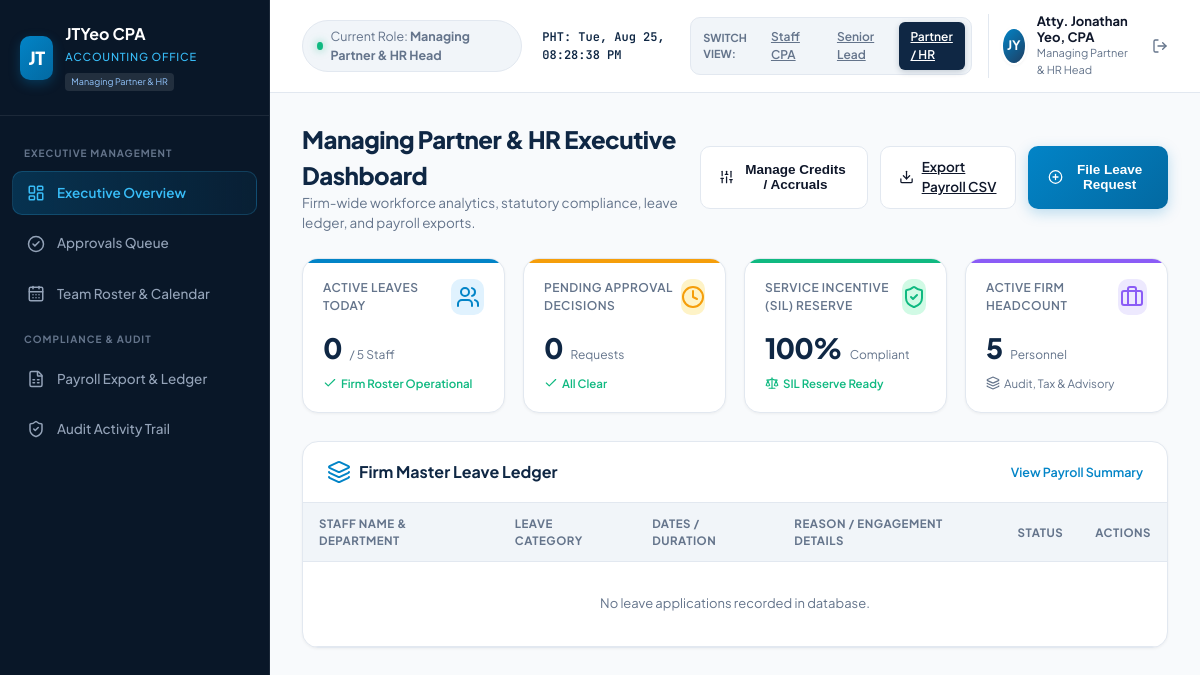
/admin_dashboard.php (signed in), run on an earlier commit of the app's database.
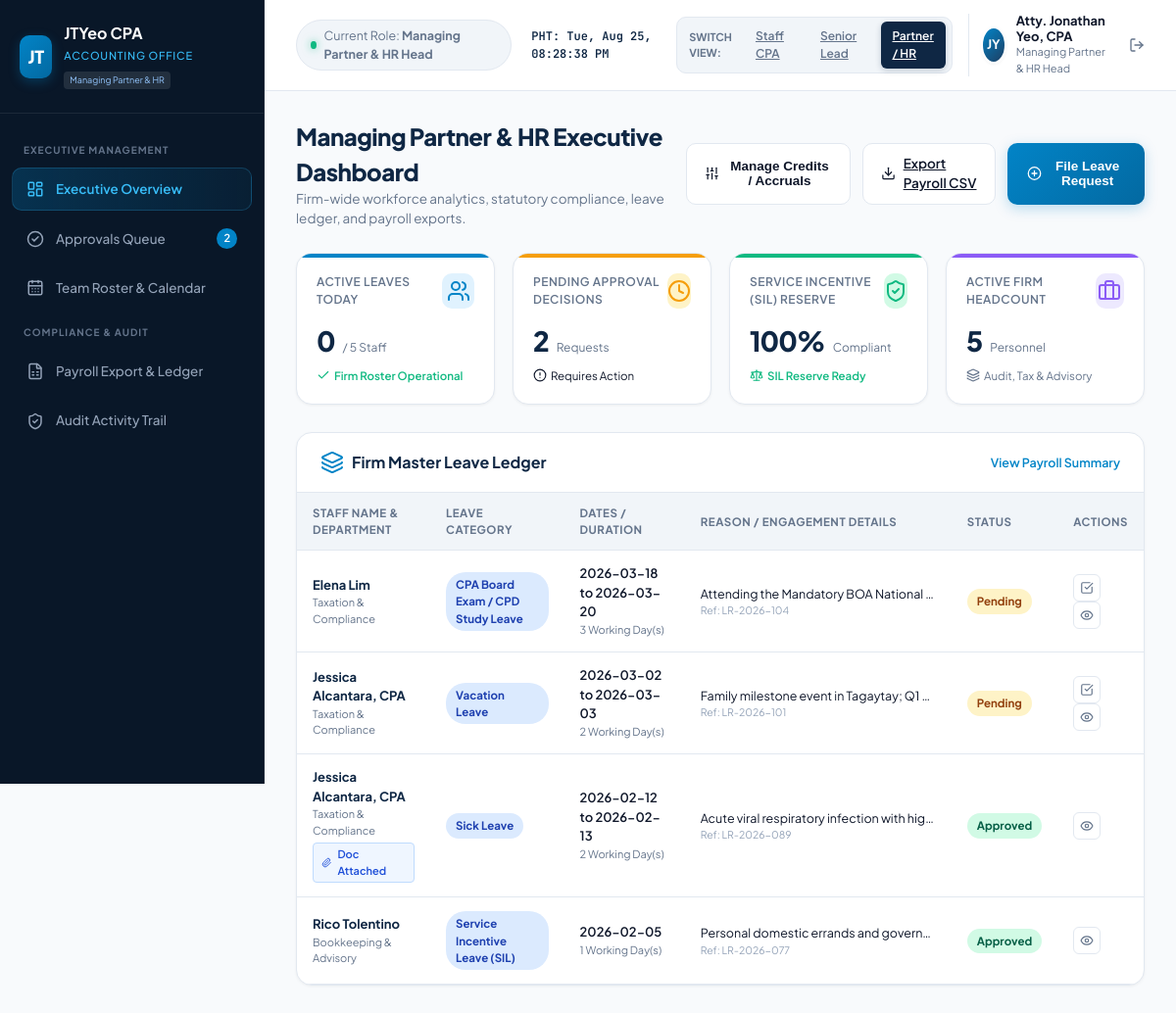
And on a later commit of the database.
### tables this page shows
CREATE TABLE leave_requests (
            id INTEGER PRIMARY KEY AUTOINCREMENT,
            ref_no TEXT UNIQUE NOT NULL,
            user_id INTEGER NOT NULL,
            leave_type TEXT NOT NULL, -- 'SIL', 'VL', 'SL', 'SoloParent', 'MagnaCarta', 'VAWC', 'Emergency'
            leave_type_label TEXT NOT NULL,
            start_date DATE NOT NULL,
            end_date DATE NOT NULL,
            days_count REAL NOT NULL,
            duration_mode TEXT DEFAULT 'full',
            reason TEXT NOT NULL,
            attachment_path TEXT,
            status TEXT DEFAULT 'Pending', -- 'Pending', 'Approved', 'Rejected'
            approver_name TEXT,
            rejection_reason TEXT,
            created_at DATETIME DEFAULT CURRENT_TIMESTAMP,
            decided_at DATETIME,
            FOREIGN KEY (user_id) REFERENCES users(id) ON DELETE CASCADE
        );

CREATE TABLE users (
            id INTEGER PRIMARY KEY AUTOINCREMENT,
            name TEXT NOT NULL,
            email TEXT UNIQUE NOT NULL,
            password TEXT NOT NULL,
            role TEXT NOT NULL, -- 'staff', 'supervisor', 'admin'
            department TEXT NOT NULL,
            title TEXT NOT NULL,
            avatar_initials TEXT NOT NULL,
            created_at DATETIME DEFAULT CURRENT_TIMESTAMP
        );

### auth.php (called while the page is built, shortened)
<?php
require_once __DIR__ . '/config/db.php';
function getCurrentUser() {
    global $pdo;
    $stmt = $pdo->prepare("
        SELECT u.*, b.sil_balance, b.vl_balance, b.sl_balance, b.solo_parent_balance
        FROM users u
        LEFT JOIN leave_balances b ON u.id = b.user_id
        WHERE u.id = ?
    ");
    $stmt->execute([$_SESSION['user_id']]);
    return $stmt->fetch();
}

### admin_dashboard.php (the view, shortened to what this page needs)
<?php
require_once __DIR__ . '/auth.php';
$user = getCurrentUser();
$approvalsStmt = $pdo->query("
    SELECT r.*, u.name as employee_name, u.department, u.title, u.avatar_initials
    FROM leave_requests r
    JOIN users u ON r.user_id = u.id
    WHERE r.status = 'Pending'
    ORDER BY r.created_at ASC
");
$pendingApprovals = $approvalsStmt->fetchAll();
$pendingCount = count($pendingApprovals);
$leaveReqStmt = $pdo->query("
    SELECT r.*, u.name as employee_name, u.department, u.title, u.avatar_initials
    FROM leave_requests r
    JOIN users u ON r.user_id = u.id
    ORDER BY r.created_at DESC
");
$leaveRequests = $leaveReqStmt->fetchAll();
$activeLeavesStmt = $pdo->query("
    SELECT r.*, u.name as employee_name, u.title, u.avatar_initials
    FROM leave_requests r
    JOIN users u ON r.user_id = u.id
    WHERE r.status = 'Approved' AND date('now') <= r.end_date
    ORDER BY r.start_date ASC
");
$activeLeaves = $activeLeavesStmt->fetchAll();
$allUsersStmt = $pdo->query("SELECT id, name, department, title FROM users ORDER BY department ASC, name ASC");
$allUsers = $allUsersStmt->fetchAll();
?>
<!DOCTYPE html>
<html lang="en">
<head>
  <link rel="stylesheet" href="style.css">
  <link href="https://cdn.jsdelivr.net/npm/fullcalendar@5.11.3/main.min.css" rel="stylesheet">
</head>
<body>
  <div class="app-container">
    <aside class="sidebar">
      <div class="brand-section">
        <div class="brand-logo">JT</div>
        <div class="brand-info">
          <h2>JTYeo CPA</h2>
          <span>Accounting Office</span>
          <div class="firm-badge">Managing Partner & HR</div>
        </div>
      </div>
      <nav class="sidebar-nav">
        <div class="nav-category">Executive Management</div>
        <a class="nav-item active" data-tab="my-portal" onclick="switchTab('my-portal')">
          <i data-lucide="layout-dashboard"></i>
          <span>Executive Overview</span>
        </a>
        <a class="nav-item" data-tab="approvals" onclick="switchTab('approvals')">
          <i data-lucide="check-circle-2"></i>
          <span>Approvals Queue</span>
          <?php if ($pendingCount > 0): ?>
            <span class="nav-badge" id="pendingApprovalsBadge"><?= $pendingCount ?></span>
          <?php endif; ?>
        </a>
        <a class="nav-item" data-tab="team-calendar" onclick="switchTab('team-calendar')">
          <i data-lucide="calendar-days"></i>
          <span>Team Roster & Calendar</span>
        </a>
        <div class="nav-category">Compliance & Audit</div>
        <a class="nav-item" data-tab="reports" onclick="switchTab('reports')">
          <i data-lucide="file-spreadsheet"></i>
          <span>Payroll Export & Ledger</span>
        </a>
        <a class="nav-item" data-tab="audit-trail" onclick="switchTab('audit-trail')">
          <i data-lucide="shield-check"></i>
          <span>Audit Activity Trail</span>
        </a>
      </nav>
    </aside>
    <main class="main-wrapper">
      <header class="top-header">
        <div class="header-left">
          <div class="firm-status">
            <span class="status-dot"></span>
            <span>Current Role: <strong>Managing Partner & HR Head</strong></span>
          </div>
          <div class="ph-time" id="liveClock">PHT: Loading...</div>
        </div>
        <div class="header-right">
          <div class="role-switcher-container">
            <span class="role-switcher-label">Switch View:</span>
            <a href="actions/switch_role.php?role=staff" class="role-btn">Staff CPA</a>
            <a href="actions/switch_role.php?role=supervisor" class="role-btn">Senior Lead</a>
            <a href="actions/switch_role.php?role=admin" class="role-btn active">Partner / HR</a>
          </div>
          <div class="user-profile">
            <div class="avatar"><?= htmlspecialchars($user['avatar_initials']) ?></div>
            <div class="profile-meta">
              <div class="user-name"><?= htmlspecialchars($user['name']) ?></div>
              <div class="user-role"><?= htmlspecialchars($user['title']) ?></div>
            </div>
            <a href="logout.php" title="Sign Out" style="margin-left: 8px; color: var(--text-muted); display:flex; align-items:center;">
              <i data-lucide="log-out" style="width: 16px; height: 16px;"></i>
            </a>
          </div>
        </div>
      </header>
      <div class="content-area">
        <div id="tab-my-portal" class="tab-pane">
          <div class="page-header">
            <div class="page-title">
              <h1>Managing Partner & HR Executive Dashboard</h1>
              <p>Firm-wide workforce analytics, statutory compliance, leave ledger, and payroll exports.</p>
            </div>
            <div class="header-actions">
              <button class="btn-secondary" onclick="openModal('adjustModal')">
                <i data-lucide="sliders"></i>
                <span>Manage Credits / Accruals</span>
              </button>
              <a href="actions/export_payroll_csv.php" class="btn-secondary">
                <i data-lucide="download"></i>
                <span>Export Payroll CSV</span>
              </a>
              <button class="btn-primary" onclick="openModal('applyModal')">
                <i data-lucide="plus-circle"></i>
                <span>File Leave Request</span>
              </button>
            </div>
          </div>
          <div class="kpi-grid">
            <div class="kpi-card blue">
              <div class="kpi-header"><span class="kpi-label">Active Leaves Today</span><div class="kpi-icon"><i data-lucide="users"></i></div></div>
              <div class="kpi-value-row"><span class="kpi-value"><?= count($activeLeaves) ?></span><span class="kpi-sub">/ <?= count($allUsers) ?> Staff</span></div>
              <div class="kpi-footer positive"><i data-lucide="check" style="width:14px;height:14px;"></i><span>Firm Roster Operational</span></div>
            </div>
            <div class="kpi-card amber">
              <div class="kpi-header"><span class="kpi-label">Pending Approval Decisions</span><div class="kpi-icon"><i data-lucide="clock"></i></div></div>
              <div class="kpi-value-row"><span class="kpi-value"><?= $pendingCount ?></span><span class="kpi-sub">Requests</span></div>
              <div class="kpi-footer <?= $pendingCount > 0 ? 'warning' : 'positive' ?>">
                <i data-lucide="<?= $pendingCount > 0 ? 'alert-circle' : 'check' ?>" style="width:14px;height:14px;"></i>
                <span><?= $pendingCount > 0 ? 'Requires Action' : 'All Clear' ?></span>
              </div>
            </div>
            <div class="kpi-card green">
              <div class="kpi-header"><span class="kpi-label">Service Incentive (SIL) Reserve</span><div class="kpi-icon"><i data-lucide="shield-check"></i></div></div>
              <div class="kpi-value-row"><span class="kpi-value">100%</span><span class="kpi-sub">Compliant</span></div>
              <div class="kpi-footer positive"><i data-lucide="scale" style="width:14px;height:14px;"></i><span>SIL Reserve Ready</span></div>
            </div>
            <div class="kpi-card purple">
              <div class="kpi-header"><span class="kpi-label">Active Firm Headcount</span><div class="kpi-icon"><i data-lucide="briefcase"></i></div></div>
              <div class="kpi-value-row"><span class="kpi-value"><?= count($allUsers) ?></span><span class="kpi-sub">Personnel</span></div>
              <div class="kpi-footer neutral"><i data-lucide="layers" style="width:14px;height:14px;"></i><span>Audit, Tax & Advisory</span></div>
            </div>
          </div>
          <div class="dashboard-card">
            <div class="card-head">
              <h3><i data-lucide="layers" style="color:var(--accent);"></i> Firm Master Leave Ledger</h3>
              <span class="card-action" onclick="switchTab('reports')">View Payroll Summary</span>
            </div>
            <div class="table-responsive">
              <table class="custom-table">
                <thead>
                  <tr>
                    <th>Staff Name & Department</th>
                    <th>Leave Category</th>
                    <th>Dates / Duration</th>
                    <th>Reason / Engagement Details</th>
                    <th>Status</th>
                    <th>Actions</th>
                  </tr>
                </thead>
                <tbody>
                  <?php if (empty($leaveRequests)): ?>
                    <tr><td colspan="6" style="text-align:center; padding:32px; color:var(--text-muted);">No leave applications recorded in database.</td></tr>
                  <?php else: ?>
                    <?php foreach ($leaveRequests as $req): ?>
                      <tr>
                        <td>
                          <div style="font-weight:700; color:var(--primary);"><?= htmlspecialchars($req['employee_name']) ?></div>
                          <div style="font-size:11px; color:var(--text-muted);"><?= htmlspecialchars($req['department']) ?></div>
                          <?php if (!empty($req['attachment_path'])): ?>
                            <div style="margin-top:4px;">
                              <span class="doc-chip" onclick="openDocPreview('<?= htmlspecialchars($req['attachment_path']) ?>', '<?= addslashes($req['employee_name']) ?>', '<?= addslashes($req['leave_type_label']) ?>')">
                                <i data-lucide="paperclip" style="width:11px;height:11px;"></i> Doc Attached
                              </span>
                            </div>
                          <?php endif; ?>
                        </td>
                        <td><span class="badge badge-vl"><?= htmlspecialchars($req['leave_type_label']) ?></span></td>
                        <td>
                          <div style="font-weight:600;"><?= $req['start_date'] ?> <?= $req['start_date'] !== $req['end_date'] ? 'to ' . $req['end_date'] : '' ?></div>
                          <div style="font-size:11px; color:var(--text-muted);"><?= $req['days_count'] ?> Working Day(s)</div>
                        </td>
                        <td>
                          <div style="font-size:12.5px; max-width:240px; white-space:nowrap; overflow:hidden; text-overflow:ellipsis;" title="<?= htmlspecialchars($req['reason']) ?>"><?= htmlspecialchars($req['reason']) ?></div>
                          <div style="font-size:10.5px; color:var(--text-light);">Ref: <?= $req['ref_no'] ?></div>
                        </td>
                        <td>
                          <?php
                            $statusBadge = 'badge-pending';
                            if ($req['status'] === 'Approved') $statusBadge = 'badge-approved';
                          ?>
                          <span class="badge <?= $statusBadge ?>"><?= $req['status'] ?></span>
                        </td>
                        <td>
                          <?php if ($req['status'] === 'Pending' || str_contains($req['status'], 'Endorsed')): ?>
                            <button class="btn-icon approve" title="Review & Decide" onclick="openDecisionModal('<?= $req['ref_no'] ?>', '<?= addslashes($req['employee_name']) ?>', '<?= addslashes($req['leave_type_label']) ?>', '<?= $req['days_count'] ?>', '<?= addslashes($req['department']) ?>', '<?= addslashes($req['attachment_path'] ?? '') ?>')">
                              <i data-lucide="check-square" style="width:14px;height:14px;"></i>
                            </button>
                            <button class="btn-icon" title="View Dual Signoff Stepper" onclick="viewDetailsModal('<?= $req['ref_no'] ?>', '<?= addslashes($req['employee_name']) ?>', '<?= addslashes($req['leave_type_label']) ?>', '<?= $req['days_count'] ?>', '<?= $req['start_date'] ?>', '<?= $req['end_date'] ?>', '<?= addslashes($req['reason']) ?>', '<?= $req['status'] ?>', '<?= addslashes($req['approver_name'] ?? 'Pending') ?>', '<?= addslashes($req['rejection_reason'] ?? '') ?>', '<?= addslashes($req['attachment_path'] ?? '') ?>')">
                              <i data-lucide="eye" style="width:14px;height:14px;"></i>
                            </button>
                          <?php else: ?>
                            <button class="btn-icon" title="View Dual Signoff Stepper" onclick="viewDetailsModal('<?= $req['ref_no'] ?>', '<?= addslashes($req['employee_name']) ?>', '<?= addslashes($req['leave_type_label']) ?>', '<?= $req['days_count'] ?>', '<?= $req['start_date'] ?>', '<?= $req['end_date'] ?>', '<?= addslashes($req['reason']) ?>', '<?= $req['status'] ?>', '<?= addslashes($req['approver_name'] ?? 'Pending') ?>', '<?= addslashes($req['rejection_reason'] ?? '') ?>', '<?= addslashes($req['attachment_path'] ?? '') ?>')">
                              <i data-lucide="eye" style="width:14px;height:14px;"></i>
                            </button>
                          <?php endif; ?>
                        </td>
                      </tr>
                    <?php endforeach; ?>
                  <?php endif; ?>
                </tbody>
              </table>
            </div>
          </div>
        </div>
      </div>
    </main>
  </div>
</body>
</html>

What changed in the data, as far as the page shows it:
added leave_requests: user.name "Elena Lim", user.department "Taxation & Compliance", leave_type_label "CPA Board Exam / CPD Study Leave", start_date "2026-03-18", end_date "2026-03-20", days_count "3", reason "Attending the Mandatory BOA National…", ref_no "LR-2026-104", status "Pending"
added leave_requests: user.name "Jessica Alcantara, CPA", user.department "Taxation & Compliance", leave_type_label "Vacation Leave", start_date "2026-03-02", end_date "2026-03-03", days_count "2", reason "Family milestone event in Tagaytay; Q1…", ref_no "LR-2026-101", status "Pending"
added leave_requests: user.name "Jessica Alcantara, CPA", user.department "Taxation & Compliance", leave_type_label "Sick Leave", start_date "2026-02-12", end_date "2026-02-13", days_count "2", reason "Acute viral respiratory infection with hig…", ref_no "LR-2026-089", status "Approved"
added leave_requests: user.name "Rico Tolentino", user.department "Bookkeeping & Advisory", leave_type_label "Service Incentive Leave (SIL)", start_date "2026-02-05", days_count "1", reason "Personal domestic errands and govern…", ref_no "LR-2026-077", status "Approved"
Also different on the page:
$pendingCount: (not shown) → "2"
$pendingCount: "0" → "2"
text no longer shown: "All Clear No leave applications recorded in database."
text now shown: "Requires Action"
